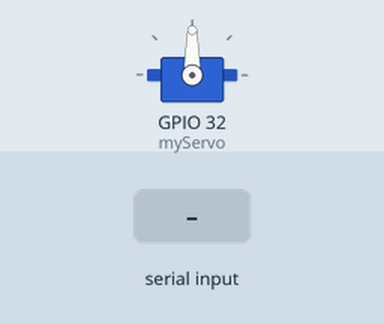
This sketch was run on a simulated ESP32. On the bench: servo. The inputs (shaded band) are chosen by the test bench.

Above: at 1.2 s.
1.3 s: "90,45\n" received over Serial
At 1.6 s:
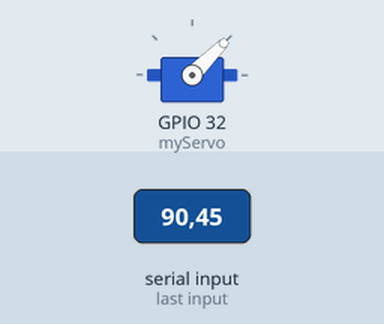
At 3.5 s:
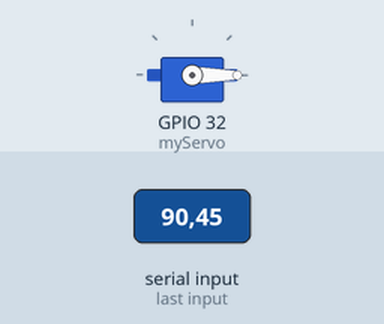
3.8 s: "30,150\n" received over Serial
At 4.6 s:
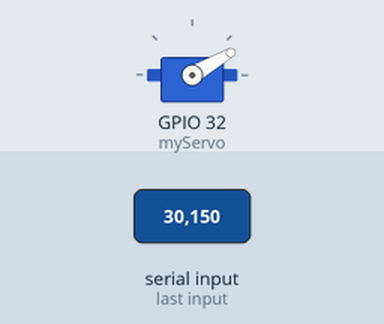
Timing chart, 0 to 6.8 s (numbered marks = the images above; inputs shaded):
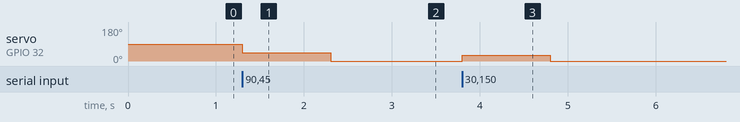

Measured:
- after the input at 1.3 s, servo on GPIO 32 (myServo): 90° → 45° at once, → 0° 1.0 s later
- after the input at 3.8 s, servo on GPIO 32 (myServo): 0° → 30° at once, → 0° 1.0 s later

The sketch:

sketch_sep7a.ino
```cpp
#include <ESP32Servo.h>
Servo myServo;


void setup() {
  Serial.begin(9600);
  myServo.attach(32);  // ต่อ servo ที่ขา 32
}

void loop() {
  if (Serial.available() > 0) {
    int angle = Serial.parseInt();  // อ่านค่าจากมุม python
    if (angle >= 0 && angle <= 90) {
      myServo.write(angle);
    }
  }
}
```
